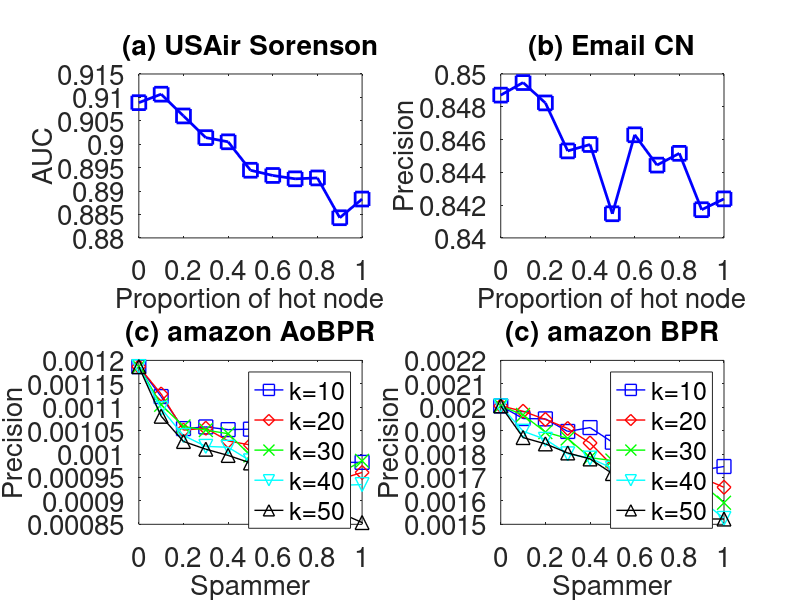

The MATLAB script that drew this image:
subplot(2,2,1);
x=0:0.1:1;
y=[0.908876667,0.910687,0.906037667,0.901408,0.900517667,0.894444333,0.89333,0.892614,0.892802667,0.884304333,0.888297333,];
plot(x,y,'-bs','LineWidth',2,'MarkerSize',10);
set(gca,'FontSize',20);
xlabel('Proportion of hot node','fontsize',20);
ylabel('AUC','fontsize',20);
title('(a) USAir Sorenson','fontsize',20);

subplot(2,2,2);
x=0:0.1:1;
y=[0.84871,0.849476333,0.848234333 ,0.845306333 ,0.845697  0.841471667  ,0.846290667 ,0.844441 ,0.845158667 ,0.84172 ,0.842381 ,];
plot(x,y,'-bs','LineWidth',2,'MarkerSize',10);
set(gca,'FontSize',20);
xlabel('Proportion of hot node','fontsize',20);
ylabel('Precision','fontsize',20);
title('(b) Email CN','fontsize',20);

subplot(2,2,3);
x=0:0.1:1;
y=[0.001186700767263420 ,0.001122807017543860  ,0.00105434782608695 ,0.00105797101449275 ,0.00105217391304348 ,0.00105314009661836 ,0.00101601830663615 ,0.000997711670480547,0.000982286634460545 ,0.000982286634460545  ,0.000982286634460544 ,];
plot(x,y,'-bs','LineWidth',1,'MarkerSize',10);
hold on;

y=[0.001186700767263420,0.00112820512820513,0.00105120772946860 ,0.00105507246376811 ,0.0010280193236715,0.001019323671497580,0.000998885172798214,0.00100483091787439 ,0.00098357487922705 ,0.000946169772256727,0.000960662525879914 ,];
plot(x,y,'-rd','LineWidth',1,'MarkerSize',10);
hold on;

y=[0.001186700767263420,0.00110531400966183,0.00105893719806763 ,0.0010512077294686,0.00104347826086956,0.00099710144927536,0.000989371980676325,0.00098964803312629,0.000972129319955403,0.000959156785243739,0.000985507246376808,];
plot(x,y,'-gx','LineWidth',1,'MarkerSize',10);
hold on;

y=[0.001186700767263420,0.00109730848861283,0.00103961352657004,0.00101642512077294,0.00101449275362318,0.000985507246376809,0.000979066022544282,0.000966183574879225,0.000934782608695649,0.000933333333333331 ,0.000934782608695651,];
plot(x,y,'-cv','LineWidth',1,'MarkerSize',10);
hold on;

y=[0.001186700767263420,0.0010807453416149,0.00102691511387163,0.0010103519668737,0.00099710144927536,0.000981047937569675,0.000964803312629397,0.000919806763285022,0.000912077294685988,0.000874835309617916,0.000853754940711461 ,];
plot(x,y,'-k^','LineWidth',1,'MarkerSize',10);


set(gca,'FontSize',20);
xlabel('Spammer','fontsize',20);
ylabel('Precision','fontsize',20);
title('(c) amazon AoBPR','fontsize',20);

legend('k=10','k=20','k=30','k=40','k=50');
hold on;


subplot(2,2,4);
x=0:0.1:1;
y=[0.00200579710144927,0.001951690821256040 ,0.00195031055900621  ,0.00189648033126294 ,0.00191304347826087 ,0.00185061315496098 ,0.00185093167701863 ,0.00183574879227053 ,0.00177004830917874 ,0.001731400966183570 ,0.00174685990338164  ,];
plot(x,y,'-bs','LineWidth',1,'MarkerSize',10);
hold on;

y=[0.00200579710144927,0.00198260869565217 ,0.00194782608695652 ,0.00190917874396135 ,0.00184734299516908,0.00175072463768115,0.00173140096618357,0.00176548089591567 ,0.0017391304347826 ,0.00169899665551839,0.00165797101449275,];
plot(x,y,'-rd','LineWidth',1,'MarkerSize',10);
hold on;

y=[0.00200579710144927,0.0019671497584541,0.00189371980676328 ,0.001866666666666660,0.00178467908902691,0.00177225672877846,0.00175845410628019,0.00173913043478261,0.00172129319955406,0.00167342995169082,0.00159227053140096,];
plot(x,y,'-gx','LineWidth',1,'MarkerSize',10);
hold on;

y=[0.00200579710144927,0.0018975845410628,0.00186280193236715,0.00180096618357488,0.00178260869565217,0.0017391304347826,0.00172367149758454,0.00170821256038647,0.00170434782608695,0.00160248447204969  ,0.00152508361204013,];
plot(x,y,'-cv','LineWidth',1,'MarkerSize',10);
hold on;

y=[0.00200579710144927,0.001870531400966180 ,0.00184347826086956,0.00180483091787439,0.001779264214046820,0.00171683389074693,0.001700483091787430 ,0.00166570048309178,0.00163091787439613,0.0015227053140096625,0.0015227053140096623 ,];
plot(x,y,'-k^','LineWidth',1,'MarkerSize',10);


set(gca,'FontSize',20);
xlabel('Spammer','fontsize',20);
ylabel('Precision','fontsize',20);
title('(c) amazon BPR','fontsize',20);

legend('k=10','k=20','k=30','k=40','k=50');
hold on;
